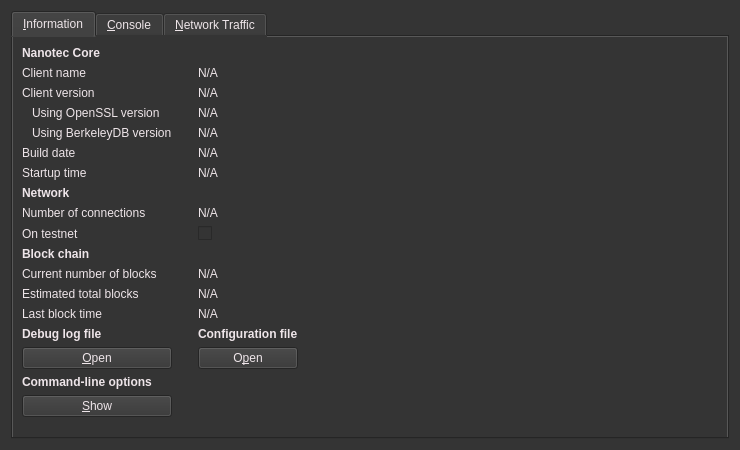
<?xml version="1.0" encoding="UTF-8"?>
<ui version="4.0">
 <class>RPCConsole</class>
 <widget class="QWidget" name="RPCConsole">
  <property name="geometry">
   <rect>
    <x>0</x>
    <y>0</y>
    <width>740</width>
    <height>450</height>
   </rect>
  </property>
  <property name="windowTitle">
   <string>Nanotec - Debug window</string>
  </property>
  <property name="styleSheet">
   <string notr="true">background:rgb(52,52,52);color:rgb(238,229,233);</string>
  </property>
  <layout class="QVBoxLayout" name="verticalLayout_2">
   <item>
    <widget class="QTabWidget" name="tabWidget">
     <property name="currentIndex">
      <number>0</number>
     </property>
     <widget class="QWidget" name="tab_info">
      <attribute name="title">
       <string>&amp;Information</string>
      </attribute>
      <layout class="QGridLayout" name="gridLayout">
       <item row="15" column="2">
        <widget class="QLabel" name="labelConfigfile">
         <property name="font">
          <font>
           <weight>75</weight>
           <bold>true</bold>
          </font>
         </property>
         <property name="text">
          <string>Configuration file</string>
         </property>
        </widget>
       </item>
       <item row="13" column="2">
        <widget class="QLabel" name="lastBlockTime">
         <property name="cursor">
          <cursorShape>IBeamCursor</cursorShape>
         </property>
         <property name="text">
          <string>N/A</string>
         </property>
         <property name="textFormat">
          <enum>Qt::PlainText</enum>
         </property>
         <property name="textInteractionFlags">
          <set>Qt::LinksAccessibleByMouse|Qt::TextSelectableByKeyboard|Qt::TextSelectableByMouse</set>
         </property>
        </widget>
       </item>
       <item row="11" column="0">
        <widget class="QLabel" name="label_3">
         <property name="text">
          <string>Current number of blocks</string>
         </property>
        </widget>
       </item>
       <item row="11" column="2">
        <widget class="QLabel" name="numberOfBlocks">
         <property name="cursor">
          <cursorShape>IBeamCursor</cursorShape>
         </property>
         <property name="text">
          <string>N/A</string>
         </property>
         <property name="textFormat">
          <enum>Qt::PlainText</enum>
         </property>
         <property name="textInteractionFlags">
          <set>Qt::LinksAccessibleByMouse|Qt::TextSelectableByKeyboard|Qt::TextSelectableByMouse</set>
         </property>
        </widget>
       </item>
       <item row="17" column="0">
        <widget class="QLabel" name="labelCLOptions">
         <property name="font">
          <font>
           <weight>75</weight>
           <bold>true</bold>
          </font>
         </property>
         <property name="text">
          <string>Command-line options</string>
         </property>
        </widget>
       </item>
       <item row="16" column="0">
        <widget class="QPushButton" name="openDebugLogfileButton">
         <property name="toolTip">
          <string>Open the Nanotec debug log file from the current data directory. This can take a few seconds for large log files.</string>
         </property>
         <property name="text">
          <string>&amp;Open</string>
         </property>
         <property name="autoDefault">
          <bool>false</bool>
         </property>
        </widget>
       </item>
       <item row="15" column="0">
        <widget class="QLabel" name="labelDebugLogfile">
         <property name="font">
          <font>
           <weight>75</weight>
           <bold>true</bold>
          </font>
         </property>
         <property name="text">
          <string>Debug log file</string>
         </property>
        </widget>
       </item>
       <item row="18" column="3" rowspan="2">
        <spacer name="horizontalSpacer">
         <property name="orientation">
          <enum>Qt::Horizontal</enum>
         </property>
         <property name="sizeHint" stdset="0">
          <size>
           <width>404</width>
           <height>20</height>
          </size>
         </property>
        </spacer>
       </item>
       <item row="19" column="1">
        <spacer name="verticalSpacer">
         <property name="orientation">
          <enum>Qt::Vertical</enum>
         </property>
         <property name="sizeHint" stdset="0">
          <size>
           <width>20</width>
           <height>40</height>
          </size>
         </property>
        </spacer>
       </item>
       <item row="18" column="0">
        <widget class="QPushButton" name="showCLOptionsButton">
         <property name="toolTip">
          <string>Show the Nanotec-Qt help message to get a list with possible Nanotec command-line options.</string>
         </property>
         <property name="text">
          <string>&amp;Show</string>
         </property>
         <property name="autoDefault">
          <bool>false</bool>
         </property>
        </widget>
       </item>
       <item row="13" column="0">
        <widget class="QLabel" name="label_2">
         <property name="text">
          <string>Last block time</string>
         </property>
        </widget>
       </item>
       <item row="7" column="0">
        <widget class="QLabel" name="label_11">
         <property name="font">
          <font>
           <weight>75</weight>
           <bold>true</bold>
          </font>
         </property>
         <property name="text">
          <string>Network</string>
         </property>
        </widget>
       </item>
       <item row="6" column="2">
        <widget class="QLabel" name="startupTime">
         <property name="cursor">
          <cursorShape>IBeamCursor</cursorShape>
         </property>
         <property name="text">
          <string>N/A</string>
         </property>
         <property name="textFormat">
          <enum>Qt::PlainText</enum>
         </property>
         <property name="textInteractionFlags">
          <set>Qt::LinksAccessibleByMouse|Qt::TextSelectableByKeyboard|Qt::TextSelectableByMouse</set>
         </property>
        </widget>
       </item>
       <item row="6" column="0">
        <widget class="QLabel" name="label_13">
         <property name="text">
          <string>Startup time</string>
         </property>
        </widget>
       </item>
       <item row="9" column="0">
        <widget class="QLabel" name="label_8">
         <property name="text">
          <string>On testnet</string>
         </property>
        </widget>
       </item>
       <item row="8" column="2">
        <widget class="QLabel" name="numberOfConnections">
         <property name="cursor">
          <cursorShape>IBeamCursor</cursorShape>
         </property>
         <property name="text">
          <string>N/A</string>
         </property>
         <property name="textFormat">
          <enum>Qt::PlainText</enum>
         </property>
         <property name="textInteractionFlags">
          <set>Qt::LinksAccessibleByMouse|Qt::TextSelectableByKeyboard|Qt::TextSelectableByMouse</set>
         </property>
        </widget>
       </item>
       <item row="8" column="0">
        <widget class="QLabel" name="label_7">
         <property name="text">
          <string>Number of connections</string>
         </property>
        </widget>
       </item>
       <item row="10" column="0">
        <widget class="QLabel" name="label_10">
         <property name="font">
          <font>
           <weight>75</weight>
           <bold>true</bold>
          </font>
         </property>
         <property name="text">
          <string>Block chain</string>
         </property>
        </widget>
       </item>
       <item row="9" column="2">
        <widget class="QCheckBox" name="isTestNet">
         <property name="enabled">
          <bool>false</bool>
         </property>
         <property name="text">
          <string/>
         </property>
        </widget>
       </item>
       <item row="12" column="0">
        <widget class="QLabel" name="label_4">
         <property name="text">
          <string>Estimated total blocks</string>
         </property>
        </widget>
       </item>
       <item row="12" column="2">
        <widget class="QLabel" name="totalBlocks">
         <property name="cursor">
          <cursorShape>IBeamCursor</cursorShape>
         </property>
         <property name="text">
          <string>N/A</string>
         </property>
         <property name="textFormat">
          <enum>Qt::PlainText</enum>
         </property>
         <property name="textInteractionFlags">
          <set>Qt::LinksAccessibleByMouse|Qt::TextSelectableByKeyboard|Qt::TextSelectableByMouse</set>
         </property>
        </widget>
       </item>
       <item row="2" column="2">
        <widget class="QLabel" name="clientVersion">
         <property name="cursor">
          <cursorShape>IBeamCursor</cursorShape>
         </property>
         <property name="text">
          <string>N/A</string>
         </property>
         <property name="textFormat">
          <enum>Qt::PlainText</enum>
         </property>
         <property name="textInteractionFlags">
          <set>Qt::LinksAccessibleByMouse|Qt::TextSelectableByKeyboard|Qt::TextSelectableByMouse</set>
         </property>
        </widget>
       </item>
       <item row="4" column="0">
        <widget class="QLabel" name="label_berkeleyDBVersion">
         <property name="text">
          <string>Using BerkeleyDB version</string>
         </property>
         <property name="indent">
          <number>10</number>
         </property>
        </widget>
       </item>
       <item row="3" column="0">
        <widget class="QLabel" name="label_14">
         <property name="text">
          <string>Using OpenSSL version</string>
         </property>
         <property name="indent">
          <number>10</number>
         </property>
        </widget>
       </item>
       <item row="3" column="2">
        <widget class="QLabel" name="openSSLVersion">
         <property name="cursor">
          <cursorShape>IBeamCursor</cursorShape>
         </property>
         <property name="text">
          <string>N/A</string>
         </property>
         <property name="textFormat">
          <enum>Qt::PlainText</enum>
         </property>
         <property name="textInteractionFlags">
          <set>Qt::LinksAccessibleByMouse|Qt::TextSelectableByKeyboard|Qt::TextSelectableByMouse</set>
         </property>
        </widget>
       </item>
       <item row="4" column="2">
        <widget class="QLabel" name="berkeleyDBVersion">
         <property name="cursor">
          <cursorShape>IBeamCursor</cursorShape>
         </property>
         <property name="text">
          <string>N/A</string>
         </property>
         <property name="textFormat">
          <enum>Qt::PlainText</enum>
         </property>
         <property name="textInteractionFlags">
          <set>Qt::LinksAccessibleByMouse|Qt::TextSelectableByKeyboard|Qt::TextSelectableByMouse</set>
         </property>
        </widget>
       </item>
       <item row="5" column="0">
        <widget class="QLabel" name="label_12">
         <property name="text">
          <string>Build date</string>
         </property>
        </widget>
       </item>
       <item row="5" column="2">
        <widget class="QLabel" name="buildDate">
         <property name="cursor">
          <cursorShape>IBeamCursor</cursorShape>
         </property>
         <property name="text">
          <string>N/A</string>
         </property>
         <property name="textFormat">
          <enum>Qt::PlainText</enum>
         </property>
         <property name="textInteractionFlags">
          <set>Qt::LinksAccessibleByMouse|Qt::TextSelectableByKeyboard|Qt::TextSelectableByMouse</set>
         </property>
        </widget>
       </item>
       <item row="2" column="0">
        <widget class="QLabel" name="label_6">
         <property name="text">
          <string>Client version</string>
         </property>
        </widget>
       </item>
       <item row="0" column="0">
        <widget class="QLabel" name="label_9">
         <property name="font">
          <font>
           <weight>75</weight>
           <bold>true</bold>
          </font>
         </property>
         <property name="text">
          <string>Nanotec Core</string>
         </property>
        </widget>
       </item>
       <item row="1" column="2">
        <widget class="QLabel" name="clientName">
         <property name="cursor">
          <cursorShape>IBeamCursor</cursorShape>
         </property>
         <property name="text">
          <string>N/A</string>
         </property>
         <property name="textFormat">
          <enum>Qt::PlainText</enum>
         </property>
         <property name="textInteractionFlags">
          <set>Qt::LinksAccessibleByMouse|Qt::TextSelectableByKeyboard|Qt::TextSelectableByMouse</set>
         </property>
        </widget>
       </item>
       <item row="1" column="0">
        <widget class="QLabel" name="label_5">
         <property name="text">
          <string>Client name</string>
         </property>
        </widget>
       </item>
       <item row="14" column="2">
        <spacer name="verticalSpacer_2">
         <property name="orientation">
          <enum>Qt::Vertical</enum>
         </property>
         <property name="sizeHint" stdset="0">
          <size>
           <width>20</width>
           <height>20</height>
          </size>
         </property>
        </spacer>
       </item>
       <item row="16" column="2">
        <widget class="QPushButton" name="openConfigurationfileButton">
         <property name="toolTip">
          <string>Open the Nanotec configuration file from the current data directory.</string>
         </property>
         <property name="text">
          <string>O&amp;pen</string>
         </property>
         <property name="autoDefault">
          <bool>false</bool>
         </property>
        </widget>
       </item>
      </layout>
     </widget>
     <widget class="QWidget" name="tab_console">
      <attribute name="title">
       <string>&amp;Console</string>
      </attribute>
      <layout class="QVBoxLayout" name="verticalLayout_3">
       <property name="spacing">
        <number>3</number>
       </property>
       <item>
        <widget class="QTextEdit" name="messagesWidget">
         <property name="minimumSize">
          <size>
           <width>0</width>
           <height>100</height>
          </size>
         </property>
         <property name="readOnly">
          <bool>true</bool>
         </property>
         <property name="tabKeyNavigation" stdset="0">
          <bool>false</bool>
         </property>
         <property name="columnCount" stdset="0">
          <number>2</number>
         </property>
        </widget>
       </item>
       <item>
        <layout class="QHBoxLayout" name="horizontalLayout">
         <property name="spacing">
          <number>3</number>
         </property>
         <item>
          <widget class="QLabel" name="label">
           <property name="text">
            <string notr="true">&gt;</string>
           </property>
          </widget>
         </item>
         <item>
          <widget class="QLineEdit" name="lineEdit"/>
         </item>
         <item>
          <widget class="QPushButton" name="clearButton">
           <property name="maximumSize">
            <size>
             <width>24</width>
             <height>24</height>
            </size>
           </property>
           <property name="toolTip">
            <string>Clear console</string>
           </property>
           <property name="text">
            <string/>
           </property>
           <property name="icon">
            <iconset>
             <normaloff>:/icons/remove</normaloff>:/icons/remove</iconset>
           </property>
           <property name="shortcut">
            <string notr="true">Ctrl+L</string>
           </property>
           <property name="autoDefault">
            <bool>false</bool>
           </property>
          </widget>
         </item>
        </layout>
       </item>
      </layout>
     </widget>
     <widget class="QWidget" name="tab_nettraffic">
      <attribute name="title">
       <string>&amp;Network Traffic</string>
      </attribute>
      <layout class="QHBoxLayout" name="horizontalLayout_3">
       <item>
        <layout class="QVBoxLayout" name="verticalLayout_4">
         <item>
          <widget class="TrafficGraphWidget" name="trafficGraph" native="true">
           <property name="sizePolicy">
            <sizepolicy hsizetype="Expanding" vsizetype="Expanding">
             <horstretch>0</horstretch>
             <verstretch>0</verstretch>
            </sizepolicy>
           </property>
          </widget>
         </item>
         <item>
          <layout class="QHBoxLayout" name="horizontalLayout_2">
           <item>
            <widget class="QSlider" name="sldGraphRange">
             <property name="minimum">
              <number>1</number>
             </property>
             <property name="maximum">
              <number>288</number>
             </property>
             <property name="pageStep">
              <number>12</number>
             </property>
             <property name="value">
              <number>6</number>
             </property>
             <property name="orientation">
              <enum>Qt::Horizontal</enum>
             </property>
            </widget>
           </item>
           <item>
            <widget class="QLabel" name="lblGraphRange">
             <property name="minimumSize">
              <size>
               <width>100</width>
               <height>0</height>
              </size>
             </property>
             <property name="alignment">
              <set>Qt::AlignCenter</set>
             </property>
            </widget>
           </item>
           <item>
            <widget class="QPushButton" name="btnClearTrafficGraph">
             <property name="text">
              <string>&amp;Clear</string>
             </property>
             <property name="autoDefault">
              <bool>false</bool>
             </property>
            </widget>
           </item>
          </layout>
         </item>
        </layout>
       </item>
       <item>
        <layout class="QVBoxLayout" name="verticalLayout">
         <item>
          <widget class="QGroupBox" name="groupBox">
           <property name="title">
            <string>Totals</string>
           </property>
           <layout class="QVBoxLayout" name="verticalLayout_5">
            <item>
             <layout class="QHBoxLayout" name="horizontalLayout_4">
              <item>
               <widget class="Line" name="line">
                <property name="sizePolicy">
                 <sizepolicy hsizetype="Fixed" vsizetype="Fixed">
                  <horstretch>0</horstretch>
                  <verstretch>0</verstretch>
                 </sizepolicy>
                </property>
                <property name="minimumSize">
                 <size>
                  <width>10</width>
                  <height>0</height>
                 </size>
                </property>
                <property name="palette">
                 <palette>
                  <active>
                   <colorrole role="WindowText">
                    <brush brushstyle="SolidPattern">
                     <color alpha="255">
                      <red>255</red>
                      <green>255</green>
                      <blue>255</blue>
                     </color>
                    </brush>
                   </colorrole>
                   <colorrole role="Button">
                    <brush brushstyle="SolidPattern">
                     <color alpha="255">
                      <red>28</red>
                      <green>29</green>
                      <blue>33</blue>
                     </color>
                    </brush>
                   </colorrole>
                   <colorrole role="Light">
                    <brush brushstyle="SolidPattern">
                     <color alpha="255">
                      <red>0</red>
                      <green>255</green>
                      <blue>0</blue>
                     </color>
                    </brush>
                   </colorrole>
                   <colorrole role="Text">
                    <brush brushstyle="SolidPattern">
                     <color alpha="255">
                      <red>255</red>
                      <green>255</green>
                      <blue>255</blue>
                     </color>
                    </brush>
                   </colorrole>
                   <colorrole role="ButtonText">
                    <brush brushstyle="SolidPattern">
                     <color alpha="255">
                      <red>255</red>
                      <green>255</green>
                      <blue>255</blue>
                     </color>
                    </brush>
                   </colorrole>
                   <colorrole role="Base">
                    <brush brushstyle="SolidPattern">
                     <color alpha="255">
                      <red>28</red>
                      <green>29</green>
                      <blue>33</blue>
                     </color>
                    </brush>
                   </colorrole>
                   <colorrole role="Window">
                    <brush brushstyle="SolidPattern">
                     <color alpha="255">
                      <red>28</red>
                      <green>29</green>
                      <blue>33</blue>
                     </color>
                    </brush>
                   </colorrole>
                  </active>
                  <inactive>
                   <colorrole role="WindowText">
                    <brush brushstyle="SolidPattern">
                     <color alpha="255">
                      <red>255</red>
                      <green>255</green>
                      <blue>255</blue>
                     </color>
                    </brush>
                   </colorrole>
                   <colorrole role="Button">
                    <brush brushstyle="SolidPattern">
                     <color alpha="255">
                      <red>28</red>
                      <green>29</green>
                      <blue>33</blue>
                     </color>
                    </brush>
                   </colorrole>
                   <colorrole role="Light">
                    <brush brushstyle="SolidPattern">
                     <color alpha="255">
                      <red>0</red>
                      <green>255</green>
                      <blue>0</blue>
                     </color>
                    </brush>
                   </colorrole>
                   <colorrole role="Text">
                    <brush brushstyle="SolidPattern">
                     <color alpha="255">
                      <red>255</red>
                      <green>255</green>
                      <blue>255</blue>
                     </color>
                    </brush>
                   </colorrole>
                   <colorrole role="ButtonText">
                    <brush brushstyle="SolidPattern">
                     <color alpha="255">
                      <red>255</red>
                      <green>255</green>
                      <blue>255</blue>
                     </color>
                    </brush>
                   </colorrole>
                   <colorrole role="Base">
                    <brush brushstyle="SolidPattern">
                     <color alpha="255">
                      <red>28</red>
                      <green>29</green>
                      <blue>33</blue>
                     </color>
                    </brush>
                   </colorrole>
                   <colorrole role="Window">
                    <brush brushstyle="SolidPattern">
                     <color alpha="255">
                      <red>28</red>
                      <green>29</green>
                      <blue>33</blue>
                     </color>
                    </brush>
                   </colorrole>
                  </inactive>
                  <disabled>
                   <colorrole role="WindowText">
                    <brush brushstyle="SolidPattern">
                     <color alpha="255">
                      <red>255</red>
                      <green>255</green>
                      <blue>255</blue>
                     </color>
                    </brush>
                   </colorrole>
                   <colorrole role="Button">
                    <brush brushstyle="SolidPattern">
                     <color alpha="255">
                      <red>28</red>
                      <green>29</green>
                      <blue>33</blue>
                     </color>
                    </brush>
                   </colorrole>
                   <colorrole role="Light">
                    <brush brushstyle="SolidPattern">
                     <color alpha="255">
                      <red>0</red>
                      <green>255</green>
                      <blue>0</blue>
                     </color>
                    </brush>
                   </colorrole>
                   <colorrole role="Text">
                    <brush brushstyle="SolidPattern">
                     <color alpha="255">
                      <red>255</red>
                      <green>255</green>
                      <blue>255</blue>
                     </color>
                    </brush>
                   </colorrole>
                   <colorrole role="ButtonText">
                    <brush brushstyle="SolidPattern">
                     <color alpha="255">
                      <red>255</red>
                      <green>255</green>
                      <blue>255</blue>
                     </color>
                    </brush>
                   </colorrole>
                   <colorrole role="Base">
                    <brush brushstyle="SolidPattern">
                     <color alpha="255">
                      <red>28</red>
                      <green>29</green>
                      <blue>33</blue>
                     </color>
                    </brush>
                   </colorrole>
                   <colorrole role="Window">
                    <brush brushstyle="SolidPattern">
                     <color alpha="255">
                      <red>28</red>
                      <green>29</green>
                      <blue>33</blue>
                     </color>
                    </brush>
                   </colorrole>
                  </disabled>
                 </palette>
                </property>
                <property name="orientation">
                 <enum>Qt::Horizontal</enum>
                </property>
               </widget>
              </item>
              <item>
               <widget class="QLabel" name="label_16">
                <property name="text">
                 <string>Received:</string>
                </property>
               </widget>
              </item>
              <item>
               <widget class="QLabel" name="lblBytesIn">
                <property name="minimumSize">
                 <size>
                  <width>50</width>
                  <height>0</height>
                 </size>
                </property>
                <property name="alignment">
                 <set>Qt::AlignRight|Qt::AlignTrailing|Qt::AlignVCenter</set>
                </property>
               </widget>
              </item>
             </layout>
            </item>
            <item>
             <layout class="QHBoxLayout" name="horizontalLayout_5">
              <item>
               <widget class="Line" name="line_2">
                <property name="sizePolicy">
                 <sizepolicy hsizetype="Fixed" vsizetype="Fixed">
                  <horstretch>0</horstretch>
                  <verstretch>0</verstretch>
                 </sizepolicy>
                </property>
                <property name="minimumSize">
                 <size>
                  <width>10</width>
                  <height>0</height>
                 </size>
                </property>
                <property name="palette">
                 <palette>
                  <active>
                   <colorrole role="WindowText">
                    <brush brushstyle="SolidPattern">
                     <color alpha="255">
                      <red>255</red>
                      <green>255</green>
                      <blue>255</blue>
                     </color>
                    </brush>
                   </colorrole>
                   <colorrole role="Button">
                    <brush brushstyle="SolidPattern">
                     <color alpha="255">
                      <red>28</red>
                      <green>29</green>
                      <blue>33</blue>
                     </color>
                    </brush>
                   </colorrole>
                   <colorrole role="Light">
                    <brush brushstyle="SolidPattern">
                     <color alpha="255">
                      <red>255</red>
                      <green>0</green>
                      <blue>0</blue>
                     </color>
                    </brush>
                   </colorrole>
                   <colorrole role="Text">
                    <brush brushstyle="SolidPattern">
                     <color alpha="255">
                      <red>255</red>
                      <green>255</green>
                      <blue>255</blue>
                     </color>
                    </brush>
                   </colorrole>
                   <colorrole role="ButtonText">
                    <brush brushstyle="SolidPattern">
                     <color alpha="255">
                      <red>255</red>
                      <green>255</green>
                      <blue>255</blue>
                     </color>
                    </brush>
                   </colorrole>
                   <colorrole role="Base">
                    <brush brushstyle="SolidPattern">
                     <color alpha="255">
                      <red>28</red>
                      <green>29</green>
                      <blue>33</blue>
                     </color>
                    </brush>
                   </colorrole>
                   <colorrole role="Window">
                    <brush brushstyle="SolidPattern">
                     <color alpha="255">
                      <red>28</red>
                      <green>29</green>
                      <blue>33</blue>
                     </color>
                    </brush>
                   </colorrole>
                  </active>
                  <inactive>
                   <colorrole role="WindowText">
                    <brush brushstyle="SolidPattern">
                     <color alpha="255">
                      <red>255</red>
                      <green>255</green>
                      <blue>255</blue>
                     </color>
                    </brush>
                   </colorrole>
                   <colorrole role="Button">
                    <brush brushstyle="SolidPattern">
                     <color alpha="255">
                      <red>28</red>
                      <green>29</green>
                      <blue>33</blue>
                     </color>
                    </brush>
                   </colorrole>
                   <colorrole role="Light">
                    <brush brushstyle="SolidPattern">
                     <color alpha="255">
                      <red>255</red>
                      <green>0</green>
                      <blue>0</blue>
                     </color>
                    </brush>
                   </colorrole>
                   <colorrole role="Text">
                    <brush brushstyle="SolidPattern">
                     <color alpha="255">
                      <red>255</red>
                      <green>255</green>
                      <blue>255</blue>
                     </color>
                    </brush>
                   </colorrole>
                   <colorrole role="ButtonText">
                    <brush brushstyle="SolidPattern">
                     <color alpha="255">
                      <red>255</red>
                      <green>255</green>
                      <blue>255</blue>
                     </color>
                    </brush>
                   </colorrole>
                   <colorrole role="Base">
                    <brush brushstyle="SolidPattern">
                     <color alpha="255">
                      <red>28</red>
                      <green>29</green>
                      <blue>33</blue>
                     </color>
                    </brush>
                   </colorrole>
                   <colorrole role="Window">
                    <brush brushstyle="SolidPattern">
                     <color alpha="255">
                      <red>28</red>
                      <green>29</green>
                      <blue>33</blue>
                     </color>
                    </brush>
                   </colorrole>
                  </inactive>
                  <disabled>
                   <colorrole role="WindowText">
                    <brush brushstyle="SolidPattern">
                     <color alpha="255">
                      <red>255</red>
                      <green>255</green>
                      <blue>255</blue>
                     </color>
                    </brush>
                   </colorrole>
                   <colorrole role="Button">
                    <brush brushstyle="SolidPattern">
                     <color alpha="255">
                      <red>28</red>
                      <green>29</green>
                      <blue>33</blue>
                     </color>
                    </brush>
                   </colorrole>
                   <colorrole role="Light">
                    <brush brushstyle="SolidPattern">
                     <color alpha="255">
                      <red>255</red>
                      <green>0</green>
                      <blue>0</blue>
                     </color>
                    </brush>
                   </colorrole>
                   <colorrole role="Text">
                    <brush brushstyle="SolidPattern">
                     <color alpha="255">
                      <red>255</red>
                      <green>255</green>
                      <blue>255</blue>
                     </color>
                    </brush>
                   </colorrole>
                   <colorrole role="ButtonText">
                    <brush brushstyle="SolidPattern">
                     <color alpha="255">
                      <red>255</red>
                      <green>255</green>
                      <blue>255</blue>
                     </color>
                    </brush>
                   </colorrole>
                   <colorrole role="Base">
                    <brush brushstyle="SolidPattern">
                     <color alpha="255">
                      <red>28</red>
                      <green>29</green>
                      <blue>33</blue>
                     </color>
                    </brush>
                   </colorrole>
                   <colorrole role="Window">
                    <brush brushstyle="SolidPattern">
                     <color alpha="255">
                      <red>28</red>
                      <green>29</green>
                      <blue>33</blue>
                     </color>
                    </brush>
                   </colorrole>
                  </disabled>
                 </palette>
                </property>
                <property name="orientation">
                 <enum>Qt::Horizontal</enum>
                </property>
               </widget>
              </item>
              <item>
               <widget class="QLabel" name="label_17">
                <property name="text">
                 <string>Sent:</string>
                </property>
               </widget>
              </item>
              <item>
               <widget class="QLabel" name="lblBytesOut">
                <property name="minimumSize">
                 <size>
                  <width>50</width>
                  <height>0</height>
                 </size>
                </property>
                <property name="alignment">
                 <set>Qt::AlignRight|Qt::AlignTrailing|Qt::AlignVCenter</set>
                </property>
               </widget>
              </item>
             </layout>
            </item>
            <item>
             <spacer name="verticalSpacer_4">
              <property name="orientation">
               <enum>Qt::Vertical</enum>
              </property>
              <property name="sizeHint" stdset="0">
               <size>
                <width>20</width>
                <height>407</height>
               </size>
              </property>
             </spacer>
            </item>
           </layout>
          </widget>
         </item>
        </layout>
       </item>
      </layout>
     </widget>
    </widget>
   </item>
  </layout>
 </widget>
 <customwidgets>
  <customwidget>
   <class>TrafficGraphWidget</class>
   <extends>QWidget</extends>
   <header>trafficgraphwidget.h</header>
   <container>1</container>
   <slots>
    <slot>clear()</slot>
   </slots>
  </customwidget>
 </customwidgets>
 <resources>
  <include location="../bitcoin.qrc"/>
 </resources>
 <connections/>
</ui>
